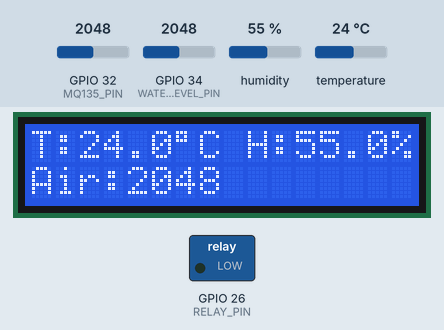
Recording of a sketch running on a simulated ESP32. Shown: 16×2 character LCD, switched loads named in the sketch (green lamp = pin HIGH). The test bench sets the inputs (shaded band); at power-on: humidity 55 %, GPIO 32 (MQ135_PIN) = 2048, temperature 24 °C, GPIO 34 (WATER_LEVEL_PIN) = 2048. WiFi joins after 1.5 s; servers stay silent unless stated; uploads are accepted with an empty reply; what the sketch prints to the serial monitor is not drawn.

Above: at 8.6 s.
8.7 s: humidity set to 22 %
At 16.3 s:
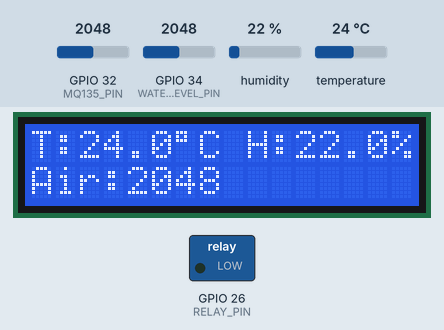
17.5 s: GPIO 32 (MQ135_PIN) set to 2866
At 24.8 s:
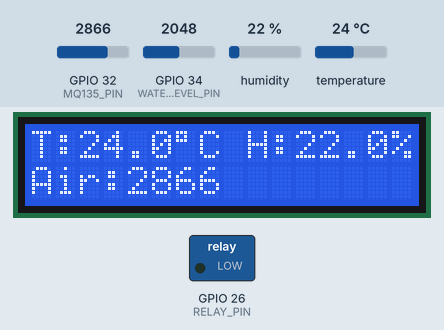
26.0 s: temperature set to 12 °C
At 33.3 s:
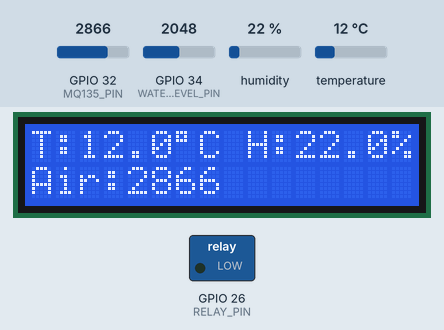
34.5 s: GPIO 32 (MQ135_PIN) set to 3972
At 40.6 s:
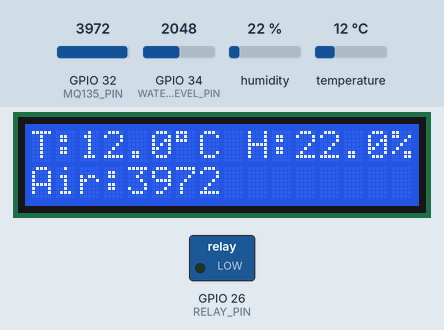
43.0 s: humidity set to 40 %
At 49.1 s:
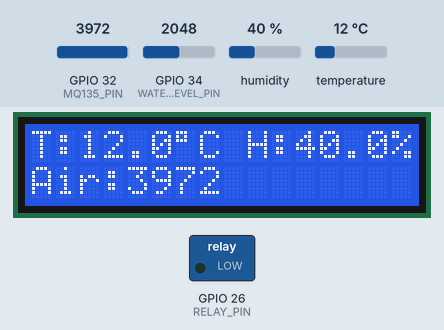
51.5 s: GPIO 32 (MQ135_PIN) set to 1228
At 56.4 s:
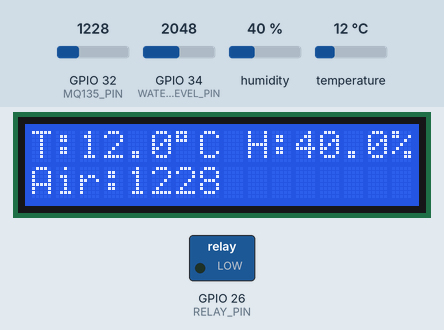
Timing chart, 0 to 57.9 s (numbered marks = the images above; inputs shaded):
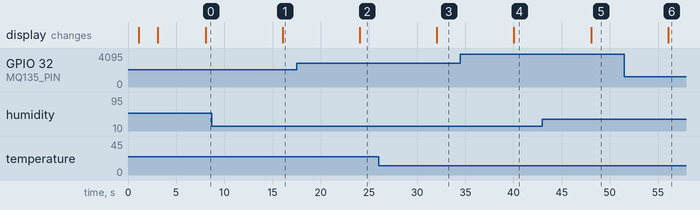

The sketch:

MycoCare.ino.ino
```cpp
#include <WiFi.h>
#include <HTTPClient.h>
#include <DHT.h>
#include <Wire.h>
#include <LiquidCrystal_I2C.h>


// ========================================
// WiFi Settings
// ========================================

const char* ssid = "kwan";
const char* password = "05030302";


// ========================================
// PHP Server
// ========================================

// Send sensor data
const char* serverName =
"http://172.22.176.36/mycocare/save_data.php";

// Get pump control status
const char* controlServer =
"http://172.22.176.36/mycocare/get_control.php";


// ========================================
// DHT22 Settings
// ========================================

#define DHTPIN 4
#define DHTTYPE DHT22

DHT dht(DHTPIN, DHTTYPE);


// ========================================
// MQ135 Settings
// ========================================

#define MQ135_PIN 32
#define WATER_LEVEL_PIN 34


// ========================================
// Relay Settings
// ========================================

#define RELAY_PIN 26


// ========================================
// LCD Settings
// ========================================

// LCD I2C address: usually 0x27
// 16 columns, 2 rows

LiquidCrystal_I2C lcd(0x27, 16, 2);


// ========================================
// Sensor Variables
// ========================================

float temperature = 0;
float humidity = 0;
int airValue = 0;
int waterLevel = 0;

// ========================================
// Timing
// ========================================

// Update every 8 seconds
unsigned long previousMillis = 0;
const long updateInterval = 8000;


// ========================================
// Setup
// ========================================

void setup() {

  Serial.begin(115200);

  delay(1000);


  // ----------------------------------------
  // Start DHT22
  // ----------------------------------------

  dht.begin();

  Serial.println();
  Serial.println("================================");
  Serial.println("MycoCare IoT System Starting...");
  Serial.println("================================");

  Serial.println("DHT22 Started");


  // ----------------------------------------
  // Start Relay
  // ----------------------------------------

  pinMode(RELAY_PIN, OUTPUT);

  // Active LOW relay
  // HIGH = OFF
  // LOW  = ON

  digitalWrite(RELAY_PIN, LOW);

  Serial.println("Relay Started");
  Serial.println("Pump Default Status: OFF");


  // ----------------------------------------
  // Start LCD
  // ----------------------------------------

  Wire.begin(21, 22);

  lcd.init();
  lcd.backlight();

  lcd.clear();

  lcd.setCursor(0, 0);
  lcd.print("MycoCare");

  lcd.setCursor(0, 1);
  lcd.print("Starting...");

  delay(2000);

  lcd.clear();


  // ----------------------------------------
  // Connect WiFi
  // ----------------------------------------

  WiFi.begin(ssid, password);

  Serial.print("Connecting to WiFi");

  while (WiFi.status() != WL_CONNECTED) {

    delay(500);

    Serial.print(".");
  }

  Serial.println();

  Serial.println("WiFi Connected!");

  Serial.print("ESP32 IP Address: ");
  Serial.println(WiFi.localIP());

  Serial.println();

}


// ========================================
// Display LCD
// ========================================

void displayLCD() {

  lcd.clear();


  // First line
  lcd.setCursor(0, 0);

  lcd.print("T:");

  lcd.print(temperature, 1);

  lcd.print((char)223);

  lcd.print("C");


  // Second part of first line
  lcd.setCursor(9, 0);

  lcd.print("H:");

  lcd.print(humidity, 1);

  lcd.print("%");


  // Second line
  lcd.setCursor(0, 1);

  lcd.print("Air:");

  lcd.print(airValue);

}


// ========================================
// Check Pump Control
// ========================================

void checkPumpControl() {

  if (WiFi.status() != WL_CONNECTED) {

    Serial.println("WiFi disconnected - cannot check pump");

    return;
  }


  HTTPClient http;

  Serial.println("Checking Pump Control...");


  http.begin(controlServer);


  int httpResponseCode = http.GET();


  Serial.print("Control HTTP Code: ");
  Serial.println(httpResponseCode);


  if (httpResponseCode > 0) {

    String response = http.getString();

    Serial.print("Control Response: ");
    Serial.println(response);


    // ----------------------------------------
    // Pump ON
    // ----------------------------------------

    if (response.indexOf("\"pump_status\":\"ON\"") >= 0) {

      digitalWrite(RELAY_PIN, HIGH);

      Serial.println("Pump Status: ON");
      Serial.println("Relay GPIO 26: HIGH");

    }


    // ----------------------------------------
    // Pump OFF
    // ----------------------------------------

    else if (response.indexOf("\"pump_status\":\"OFF\"") >= 0) {

      digitalWrite(RELAY_PIN, LOW);

      Serial.println("Pump Status: OFF");
      Serial.println("Relay GPIO 26: LOW");

    }


    else {

      Serial.println("Pump status not found");

    }

  }


  else {

    Serial.println("Error connecting to control server");

  }


  http.end();

}


// ========================================
// Send Sensor Data
// ========================================

void sendSensorData() {

  if (WiFi.status() != WL_CONNECTED) {

    Serial.println("WiFi disconnected - cannot send data");

    return;
  }


  HTTPClient http;


  String serverPath = String(serverName) +
                      "?temperature=" + String(temperature, 2) +
                      "&humidity=" + String(humidity, 2) +
                      "&air_quality=" + String(airValue)+
                      "&water_level=" + String(waterLevel);


  Serial.println();
  Serial.println("Sending sensor data...");

  Serial.println(serverPath);


  http.begin(serverPath.c_str());


  int httpResponseCode = http.GET();


  Serial.print("Sensor HTTP Response Code: ");
  Serial.println(httpResponseCode);


  if (httpResponseCode > 0) {

    String response = http.getString();

    Serial.print("Server Response: ");
    Serial.println(response);

  }

  else {

    Serial.println("Error sending sensor data!");

  }


  http.end();

}


// ========================================
// Main Loop
// ========================================

void loop() {

  unsigned long currentMillis = millis();


  // ======================================
  // Update every 8 seconds
  // ======================================

  if (currentMillis - previousMillis >= updateInterval) {

    previousMillis = currentMillis;


    // ====================================
    // Read DHT22
    // ====================================

    humidity = dht.readHumidity();

    temperature = dht.readTemperature();


    // ====================================
    // Read MQ135
    // ====================================

    airValue = analogRead(MQ135_PIN);

    // Read Water Level
    waterLevel = analogRead(WATER_LEVEL_PIN);


    // ====================================
    // Check DHT22
    // ====================================

    if (isnan(humidity) || isnan(temperature)) {

      Serial.println("DHT22 Reading Failed!");

      lcd.clear();

      lcd.setCursor(0, 0);
      lcd.print("DHT22 Error");

      return;
    }


    // ====================================
    // Serial Monitor
    // ====================================

    Serial.println();
    Serial.println("------------------------");

    Serial.print("Temperature: ");
    Serial.print(temperature);
    Serial.println(" C");

    Serial.print("Humidity: ");
    Serial.print(humidity);
    Serial.println(" %");

    Serial.print("Air Quality: ");
    Serial.println(airValue);

    Serial.print("Water Level: ");
    Serial.println(waterLevel);

    Serial.println("------------------------");


    // ====================================
    // LCD
    // ====================================

    displayLCD();


    // ====================================
    // Send data to PHP
    // ====================================

    sendSensorData();


    // ====================================
    // Check Pump
    // ====================================

    checkPumpControl();

  }

}
```

Measured:
- after the input at 8.7 s, the display: changes after 7.3 s (image 1)
- after the input at 17.5 s, the display: changes after 6.5 s (image 2)
- after the input at 26.0 s, the display: changes after 6.0 s (image 3)
- after the input at 34.5 s, the display: changes after 5.5 s (image 4)
- after the input at 43.0 s, the display: changes after 5.0 s (image 5)
- after the input at 51.5 s, the display: changes after 4.5 s (image 6)
